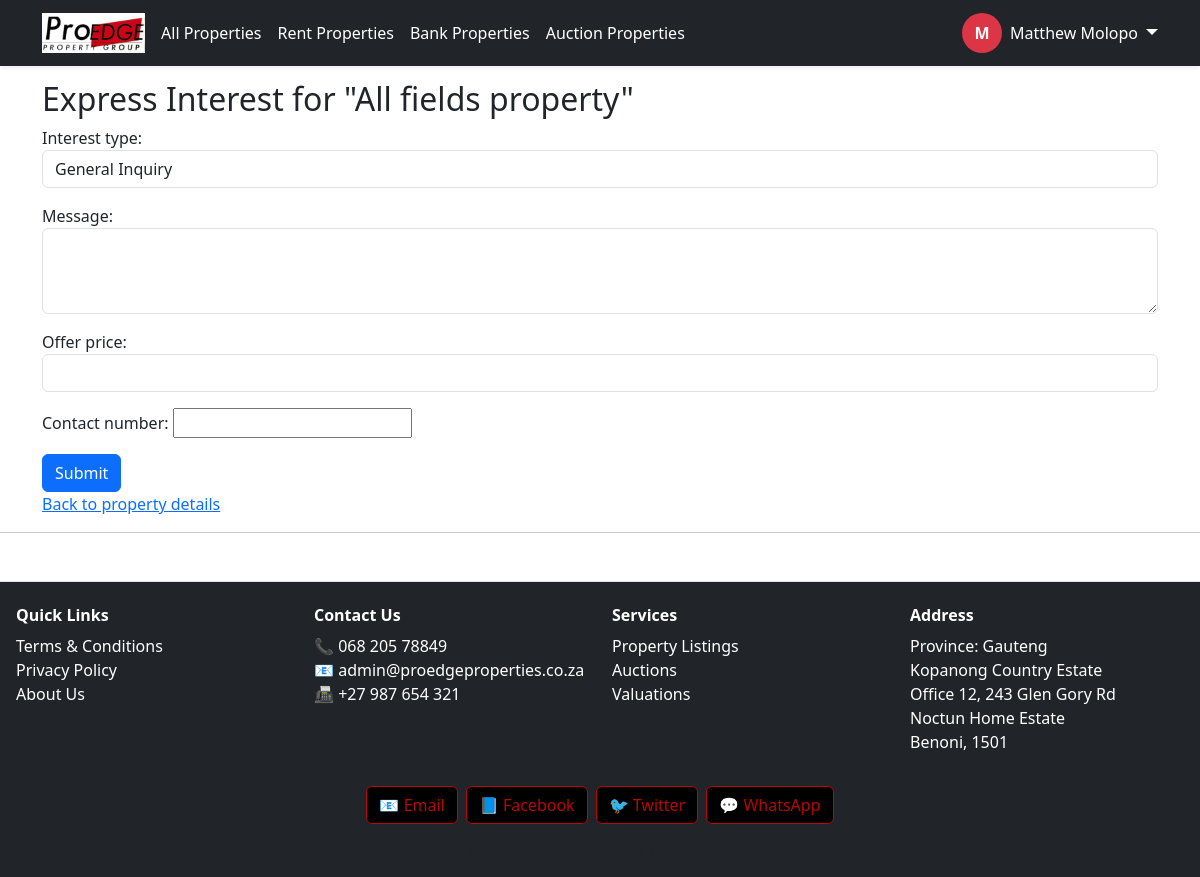
The app's page /properties/property/58/interest/ (signed in) with its own data.
### proedge/models.py (models this page shows, shortened)
class CustomUser(AbstractUser):
    ROLE_CHOICES = [
        ('buyer', 'Buyer'),
        ('seller', 'Seller'),
        ('tenant', 'Tenant'),
        ('agency', 'Agency'),
        ('landlord', 'Landlord'),
        ('agent', 'Agent'),
        ('bank', 'Bank'),
        ('auctioneer', 'Auctioneer'),
    ]
    role = models.CharField(max_length=20, choices=ROLE_CHOICES)
    email = models.EmailField(unique=True)
    is_email_verified = models.BooleanField(default=False)

### listings/models.py (models this page shows, shortened)
class Property(models.Model):
    PROPERTY_TYPE_CHOICES = [
        ('house', 'House'),
        ('apartment', 'Apartment'),
        ('land', 'Vacant Land'),
        ('commercial', 'Commercial'),
        ('industrial', 'Industrial'),
        ('rental', 'Rental'),
        ('plot', 'Plot'),
    ]
    PROVINCE_CHOICES = [
        ('Eastern Cape', 'Eastern Cape'),
        ('Free State', 'Free State'),
        ('Gauteng', 'Gauteng'),
        ('KwaZulu-Natal', 'KwaZulu-Natal'),
        ('Limpopo', 'Limpopo'),
        ('Mpumalanga', 'Mpumalanga'),
        ('Northern Cape', 'Northern Cape'),
        ('North West', 'North West'),
        ('Western Cape', 'Western Cape'),
    ]
    LISTING_TYPE_CHOICES = [
        ('private', 'Private Seller'),
        ('agent', 'Agent'),
        ('bank', 'Bank Property'),
        ('auction', 'Auction'),
    ]
    STATUS_CHOICES = [
        ('approved', 'Approved'),
        ('pending', 'Pending'),
        ('rejected', 'Rejected'),
        ('sold', 'Sold'),
    ]
    title = models.CharField(max_length=200)
    description = models.TextField()
    price = models.DecimalField(max_digits=12, decimal_places=2)
    location = models.CharField(max_length=255)
    province = models.CharField(max_length=100, choices=PROVINCE_CHOICES)
    area = models.CharField(max_length=100, null=True, blank=True)
    property_type = models.CharField(max_length=20, choices=PROPERTY_TYPE_CHOICES)
    listing_type = models.CharField(max_length=20, choices=LISTING_TYPE_CHOICES, default='')
    status = models.CharField(max_length=20, choices=STATUS_CHOICES)
    latitude = models.DecimalField(max_digits=100, decimal_places=50, null=True, blank=True)
    longitude = models.DecimalField(max_digits=100, decimal_places=50, null=True, blank=True)
    floor_plan = models.FileField(upload_to='floor_plans/', null=True, blank=True)
    number_of_bedrooms = models.PositiveIntegerField(null=True, blank=True)
    number_of_kitchens = models.PositiveIntegerField(null=True, blank=True)
    number_of_bathrooms = models.PositiveIntegerField(null=True, blank=True)
    number_of_garages = models.PositiveIntegerField(null=True, blank=True)
    floor_area_m2 = models.DecimalField(max_digits=10, decimal_places=2, null=True, blank=True)
    erf_size_m2 = models.DecimalField(max_digits=10, decimal_places=2, null=True, blank=True)
    price_per_m2 = models.DecimalField(max_digits=10, decimal_places=2, null=True, blank=True)
    price_per_erf_m2 = models.DecimalField(max_digits=10, decimal_places=2, null=True, blank=True)
    has_parking = models.BooleanField(default=False)
    number_of_parking_slots = models.CharField(max_length=10, blank=True, default="N/A")
    unit_no = models.CharField(max_length=50, null=True, blank=True)
    complex_name = models.CharField(max_length=255, null=True, blank=True)
    erf_no = models.CharField(max_length=50, null=True, blank=True)
    ownership_type = models.CharField(max_length=50, choices=[('freehold', 'Freehold'), ('sectional', 'Sectional Title')], null=True, blank=True)
    township = models.CharField(max_length=255, null=True, blank=True)
    section_number = models.CharField(max_length=50, null=True, blank=True)
    scheme_number = models.CharField(max_length=50, null=True, blank=True)
    scheme_name = models.CharField(max_length=255, null=True, blank=True)
    study = models.BooleanField(default=False)
    lounges = models.PositiveIntegerField(null=True, blank=True)
    dining_rooms = models.PositiveIntegerField(null=True, blank=True)
    laundry = models.BooleanField(default=False)
    patio = models.BooleanField(default=False)
    balcony = models.BooleanField(default=False)
    domestic_accommodation = models.BooleanField(default=False)
    carports = models.BooleanField(default=False)
    flatlet = models.BooleanField(default=False)
    store_room = models.BooleanField(default=False)
    furnished = models.BooleanField(default=False)
    pool = models.BooleanField(default=False)
    security = models.BooleanField(default=False)
    roof = models.BooleanField(default=False)
    garden = models.BooleanField(default=False)
    views = models.BooleanField(default=False)
    walling = models.CharField(max_length=255, null=True, blank=True)
    flooring = models.CharField(max_length=255, null=True, blank=True)
    lease_period = models.CharField(max_length=50, null=True, blank=True)
    occupation_date = models.DateField(null=True, blank=True)
    deposit = models.DecimalField(max_digits=10, decimal_places=2, null=True, blank=True)
    lease_excludes = models.TextField(null=True, blank=True)
    annual_escalation = models.DecimalField(max_digits=5, decimal_places=2, null=True, blank=True)
    levy_amount = models.DecimalField(max_digits=10, decimal_places=2, null=True, blank=True)
    floor_level = models.CharField(max_length=50, null=True, blank=True)
    zoning = models.CharField(max_length=100, null=True, blank=True)
    rates_and_taxes = models.DecimalField(max_digits=10, decimal_places=2, null=True, blank=True)
    municipality = models.CharField(max_length=255, null=True, blank=True)
    mandate_type = models.CharField(max_length=50, null=True, blank=True)
    mandate_start_date = models.DateField(null=True, blank=True)
    mandate_end_date = models.DateField(null=True, blank=True)
    commission_percentage = models.DecimalField(max_digits=5, decimal_places=2, null=True, blank=True)
    commission_value = models.DecimalField(max_digits=12, decimal_places=2, null=True, blank=True)
    seller = models.ForeignKey(settings.AUTH_USER_MODEL, on_delete=models.CASCADE, related_name='properties', null=True, blank=True)
    buyer = models.ForeignKey(settings.AUTH_USER_MODEL, on_delete=models.SET_NULL, null=True, blank=True, related_name='purchased_properties')
    landlord = models.ForeignKey(settings.AUTH_USER_MODEL, on_delete=models.SET_NULL, null=True, blank=True, related_name='rented_properties')
    tenant = models.ForeignKey(settings.AUTH_USER_MODEL, on_delete=models.SET_NULL, null=True, blank=True, related_name='rented_by_properties')
    agent = models.ForeignKey(settings.AUTH_USER_MODEL, on_delete=models.SET_NULL, null=True, blank=True, related_name='listed_properties')
    agents = models.ManyToManyField(settings.AUTH_USER_MODEL, blank=True, related_name='properties_assigned')
    bank = models.ForeignKey(settings.AUTH_USER_MODEL, on_delete=models.SET_NULL, null=True, blank=True, related_name='banked_properties')
    auctioneer = models.ForeignKey(settings.AUTH_USER_MODEL, on_delete=models.SET_NULL, null=True, blank=True, related_name='auctioned_properties')
    agency = models.ForeignKey('Agency', on_delete=models.CASCADE, null=True, blank=True, related_name='properties')
    listed_by_agent = models.ForeignKey("AgentProfile", on_delete=models.SET_NULL, null=True, blank=True)
    created_at = models.DateTimeField(auto_now_add=True)
    class Meta:
        verbose_name_plural = "Properties"

### listings/views.py (the view)
# urls.py: path('property/<int:property_id>/interest/', views.submit_interest, name='submit_interest'),
@login_required
def submit_interest(request, property_id):
    property_obj = get_object_or_404(Property, id=property_id)
    if request.method == 'POST':
        form = InterestForm(request.POST)
        if form.is_valid():
            interest = form.save(commit=False)
            interest.user = request.user
            interest.property = property_obj
            interest.save()
            messages.success(request, "Your interest/offer has been submitted.")
            return redirect('property_detail', pk=property_obj.pk)
    else:
        form = InterestForm()
    return render(request, 'listings/submit_interest.html', {
        'form': form,
        'property': property_obj
    })

### listings/forms.py
class InterestForm(forms.ModelForm):
    class Meta:
        model = Interest
        fields = ['interest_type', 'message', 'offer_price','contact_number']
        widgets = {
            'interest_type': forms.Select(attrs={'class': 'form-control'}),
            'message': forms.Textarea(attrs={'class': 'form-control', 'rows': 3}),
            'offer_price': forms.NumberInput(attrs={'class': 'form-control', 'step': '0.01'}),
        }

### listings/templates/listings/submit_interest.html (shortened to what this page needs)
{% extends "base.html" %}
{% block content %}
<h2>Express Interest for "{{ property.title }}"</h2>
<form method="post">
  {{ form.as_p }}
  <button type="submit" class="btn btn-primary">Submit</button>
</form>
<a href="{% url 'property_detail' property.pk %}">Back to property details</a>
{% endblock %}

### proedge/templates/base.html (shortened to what this page needs)
{% load static %}
<!DOCTYPE html>
<html lang="en">
<head>
     <link rel="stylesheet" href="https://unpkg.com/leaflet@1.9.5/dist/leaflet.css"
/>
    <link href="https://cdn.jsdelivr.net/npm/bootstrap@5.3.0/dist/css/bootstrap.min.css" rel="stylesheet">
    <link rel="stylesheet" href="https://cdnjs.cloudflare.com/ajax/libs/font-awesome/6.4.0/css/all.min.css">
    <link rel="stylesheet" href="{% static 'proedge/css/style.css' %}">
    <link rel="stylesheet" href="https://cdn.jsdelivr.net/npm/lightgallery@2.7.1/css/lightgallery.min.css">
    <link rel="stylesheet" href="https://unpkg.com/leaflet/dist/leaflet.css" />
    <link rel="stylesheet" href="https://unpkg.com/leaflet@1.9.5/dist/leaflet.css"
/>
<link rel="stylesheet" href="https://cdn.jsdelivr.net/npm/lightgallery@2.7.1/css/lightgallery-bundle.min.css" />
<link rel="stylesheet" href="https://cdn.jsdelivr.net/npm/lightgallery@2.7.1/plugins/thumbnail/lg-thumbnail.min.css">
<link rel="stylesheet" href="https://cdn.jsdelivr.net/npm/lightgallery@2.7.1/plugins/zoom/lg-zoom.min.css">
<link rel="stylesheet" href="https://cdn.jsdelivr.net/npm/lightgallery@2.7.1/plugins/fullscreen/lg-fullscreen.min.css">
<link rel="stylesheet" href="https://cdn.jsdelivr.net/npm/lightgallery@2.7.1/plugins/share/lg-share.min.css">
<link rel="stylesheet" href="https://cdn.jsdelivr.net/npm/lightgallery@2.7.1/plugins/pager/lg-pager.min.css">
</head>
<body>
<nav class="navbar navbar-expand-lg navbar-dark bg-dark fixed-top shadow-sm">
  <div class="container">
    <a class="navbar-brand fw-bold me-1" href="/">
      <img src="{% static 'images/logo.png' %}" alt="ProEdge Logo" style="height: 40px;">
    </a>
    <div class="collapse navbar-collapse" id="navbarMain">
      <ul class="navbar-nav me-auto mb-2 mb-lg-0 flex-wrap justify-content-start">
        <li class="nav-item flex-fill flex-lg-auto mb-1 mb-lg-0">
          <a class="nav-link btn btn-outline-danger text-white w-100 text-center mx-1 px-1 {% if request.path == '/' or request.path == '/properties/' %}active{% endif %}" href="{% url 'property_list' %}">All Properties</a>
        </li>
        <li class="nav-item flex-fill flex-lg-auto mb-1 mb-lg-0">
          <a class="nav-link btn btn-outline-danger text-white w-100 text-center mx-1 px-1 {% if request.path == '/rent/' %}active{% endif %}" href="{% url 'property_list' %}">Rent Properties</a>
        </li>
        <li class="nav-item flex-fill flex-lg-auto mb-1 mb-lg-0">
          <a class="nav-link btn btn-outline-danger text-white w-100 text-center mx-1 px-1 {% if request.path == '/bank/' %}active{% endif %}" href="{% url 'property_list' %}">Bank Properties</a>
        </li>
        <li class="nav-item flex-fill flex-lg-auto mb-1 mb-lg-0">
          <a class="nav-link btn btn-outline-danger text-white w-100 text-center mx-1 px-1 {% if request.path == '/auctions/' %}active{% endif %}" href="{% url 'property_list' %}">Auction Properties</a>
        </li>
      </ul>
      <div class="d-flex flex-wrap align-items-center mt-2 mt-lg-0">
        {% if user.is_authenticated %}
          <div class="dropdown d-flex align-items-center">
            <a class="d-flex align-items-center text-decoration-none text-white me-2" href="{% url 'dashboard_redirect' %}">
              <div class="rounded-circle bg-danger text-white d-flex justify-content-center align-items-center fw-bold" style="width: 40px; height: 40px;">
                {{ user.get_full_name|default:user.username|slice:":1"|upper }}
              </div>
              <span class="ms-2 d-none d-lg-inline">{{ user.get_full_name|default:user.username }}</span>
            </a>
            <a class="dropdown-toggle text-white fs-5 ms-auto" href="#" id="userDropdown" data-bs-toggle="dropdown" aria-expanded="false"></a>
          </div>
        {% else %}
          <div class="d-flex flex-wrap gap-1">
            <a class="btn btn-outline-danger text-white px-2 fw-semibold" href="{% url 'login' %}">Login</a>
            <a class="btn btn-danger px-2 fw-semibold" href="{% url 'register' %}">Register</a>
          </div>
        {% endif %}
      </div>
    </div>
  </div>
</nav>
<main class="container mt-4">
  {% block content %}{% endblock %}
</main>
<hr>
<footer class="bg-dark text-white mt-5 pt-4 pb-3 border-top">
  <div class="container-fluid px-2">
    <div class="row">
      <div class="col-6 col-md-3 mb-3 text-center text-md-start">
        <h6 class="fw-bold mb-2">Quick Links</h6>
        <ul class="list-unstyled">
          <li><a href="#" class="text-white text-decoration-none">Terms & Conditions</a></li>
          <li><a href="#" class="text-white text-decoration-none">Privacy Policy</a></li>
          <li><a href="#" class="text-white text-decoration-none">About Us</a></li>
        </ul>
      </div>
      <div class="col-6 col-md-3 mb-3 text-center text-md-start">
        <h6 class="fw-bold mb-2">Contact Us</h6>
        <ul class="list-unstyled">
          <li>📞 068 205 78849</li>
          <li>📧 <a href="mailto:admin@proedgeproperties.co.za" class="text-white text-decoration-none">admin@proedgeproperties.co.za</a></li>
          <li>📠 +27 987 654 321</li>
        </ul>
      </div>
      <div class="col-6 col-md-3 mb-3 text-center text-md-start">
        <h6 class="fw-bold mb-2">Services</h6>
        <ul class="list-unstyled">
          <li><a href="#" class="text-white text-decoration-none">Property Listings</a></li>
          <li><a href="#" class="text-white text-decoration-none">Auctions</a></li>
          <li><a href="#" class="text-white text-decoration-none">Valuations</a></li>
        </ul>
      </div>
      <div class="col-6 col-md-3 mb-3 text-center text-md-start">
        <h6 class="fw-bold mb-2">Address</h6>
        <ul class="list-unstyled">
          <li>Province: Gauteng</li>
          <li>Kopanong Country Estate</li>
          <li>Office 12, 243 Glen Gory Rd</li>
          <li>Noctun Home Estate</li>
          <li>Benoni, 1501</li>
        </ul>
      </div>
    </div>
    <div class="d-flex justify-content-center flex-wrap gap-2 mb-3">
      <a href="mailto:info@youthportal.com" class="social-btn">📧 Email</a>
      <a href="https://facebook.com" target="_blank" class="social-btn">📘 Facebook</a>
      <a href="https://twitter.com" target="_blank" class="social-btn">🐦 Twitter</a>
      <a href="https://wa.me/1234567890" target="_blank" class="social-btn">💬 WhatsApp</a>
    </div>
    <div class="text-center text-muted small">&copy; {{ now|date:"Y" }} ProEdge Property Group | Version 0.1</div>
  </div>
</footer>
</body>
</html>

### proedge/templates/base.html (style rules this page uses)
footer { padding-left: 0.5rem; padding-right: 0.5rem; }
body, html { overflow-x: hidden; }
.navbar-brand img { max-height: 40px; }
.social-btn { padding: 6px 12px; border-radius: 6px; border: 1px solid #b80707; color: #b80707; background-color: #000; text-decoration: none; transition: all 0.3s ease; }
.social-btn { display: inline-block; padding: 6px 12px; border-radius: 6px; background-color: #000; color: #b80707; font-weight: 500; text-decoration: none; transition: all 0.3s ease; border: 1px solid #b80707; }

### records on screen
CustomUser: get_full_name "M", get_full_name "Matthew Molopo"
Property: title "All fields property"
